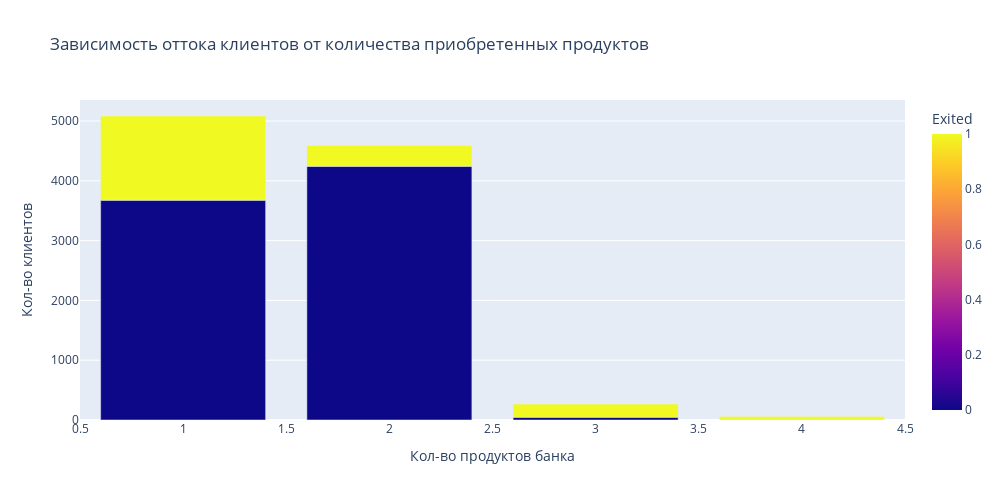

Notebook code cell kept with this figure:
### Code cell
bar_data = churn_df.groupby(['NumOfProducts', 'Exited'], as_index=False).count()
fig = px.bar(
    bar_data,
    x='NumOfProducts',
    y='CustomerId',
    height=500,
    width=1000,
    color="Exited",
    title="Зависимость оттока клиентов от количества приобретенных продуктов"
)
fig.update_layout(xaxis_title="Кол-во продуктов банка", yaxis_title="Кол-во клиентов")
fig.update_layout(barmode='stack')
fig.show()

### Figure 1 — Plotly figure (JSON) as saved in the notebook; plotly's stock layout.template omitted (floating-point values rounded to 4 significant figures)
{"data": [{"alignmentgroup": "True", "hovertemplate": "NumOfProducts=%{x}<br>CustomerId=%{y}<br>Exited=%{marker.color}<extra></extra>", "legendgroup": "", "marker": {"color": [0, 1, 0, 1, 0, 1, 1], "coloraxis": "coloraxis", "pattern": {"shape": ""}}, "name": "", "offsetgroup": "", "orientation": "v", "showlegend": false, "textposition": "auto", "type": "bar", "x": [1, 1, 2, 2, 3, 3, 4], "xaxis": "x", "y": [3675, 1409, 4242, 348, 46, 220, 60], "yaxis": "y"}], "layout": {"barmode": "stack", "coloraxis": {"colorbar": {"title": {"text": "Exited"}}, "colorscale": [[0, "#0d0887"], [0.1111, "#46039f"], [0.2222, "#7201a8"], [0.3333, "#9c179e"], [0.4444, "#bd3786"], [0.5556, "#d8576b"], [0.6667, "#ed7953"], [0.7778, "#fb9f3a"], [0.8889, "#fdca26"], [1, "#f0f921"]]}, "height": 500, "legend": {"tracegroupgap": 0}, "title": {"text": "Зависимость оттока клиентов от количества приобретенных продуктов"}, "width": 1000, "xaxis": {"anchor": "y", "domain": [0, 1], "title": {"text": "Кол-во продуктов банка"}}, "yaxis": {"anchor": "x", "domain": [0, 1], "title": {"text": "Кол-во клиентов"}}}}
